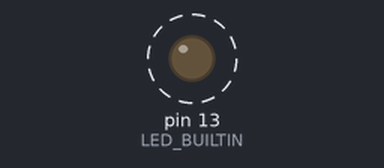
A sketch run on a simulated Arduino Uno, built with avr-gcc and run on an emulated ATmega328P. Parts: output pins drawn as LEDs (lit = HIGH). Dashed ring = blinking.

Above: at 0.5 s.
Timing chart, 0 to 4.6 s (numbered marks = the images above):
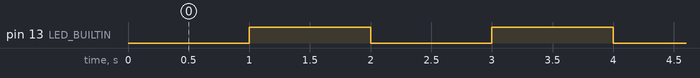

Measured:
- by itself, pin 13 (LED_BUILTIN): alternates HIGH for 1.0 s and LOW for 1.0 s

The sketch:

class.ino
```cpp
/*
1.
void setup(){
  pinMode(LED_BUILTIN,OUTPUT);
}
class Led {
  bool flag = true;
public:
  void invert(){
  flag = !flag;
  digitalWrite(LED_BUILTIN, flag);
  }
};
Led led;
void loop(){
  led.invert();
  delay(1000);
}

2.
void setup(){
  pinMode(LED_BUILTIN,OUTPUT);
}
class Led {
  bool flag = true;
public:
  void invert(){
  flag = !flag;
  digitalWrite(LED_BUILTIN, flag);
  }
};
void loop(){
  static Led led;
  led.invert();
  delay(1000);
}

3.
void setup(){
  pinMode(LED_BUILTIN,OUTPUT);
}
class Led {
  bool flag = true;
public:
  void invert(){
  flag = !flag;
  digitalWrite(LED_BUILTIN, flag);
  }
};
void loop(){
  Led led;
  led.invert();
  delay(1000);
}

4.
void setup(){
  pinMode(LED_BUILTIN,OUTPUT);
}
class Led {
  bool flag = true;
public:
  void invert(){
  flag = !flag;
  digitalWrite(LED_BUILTIN, flag);
  }
};
void loop(){
  static Led* p = new Led();
  p->invert();
  delay(1000);
}
*/

void setup(){
  pinMode(LED_BUILTIN,OUTPUT);
}
class Led {
  bool flag = true;
public:
  void invert(){
  flag = !flag;
  digitalWrite(LED_BUILTIN, flag);
  }
};
Led led;
void loop(){
  led.invert();
  delay(1000);
}
```
